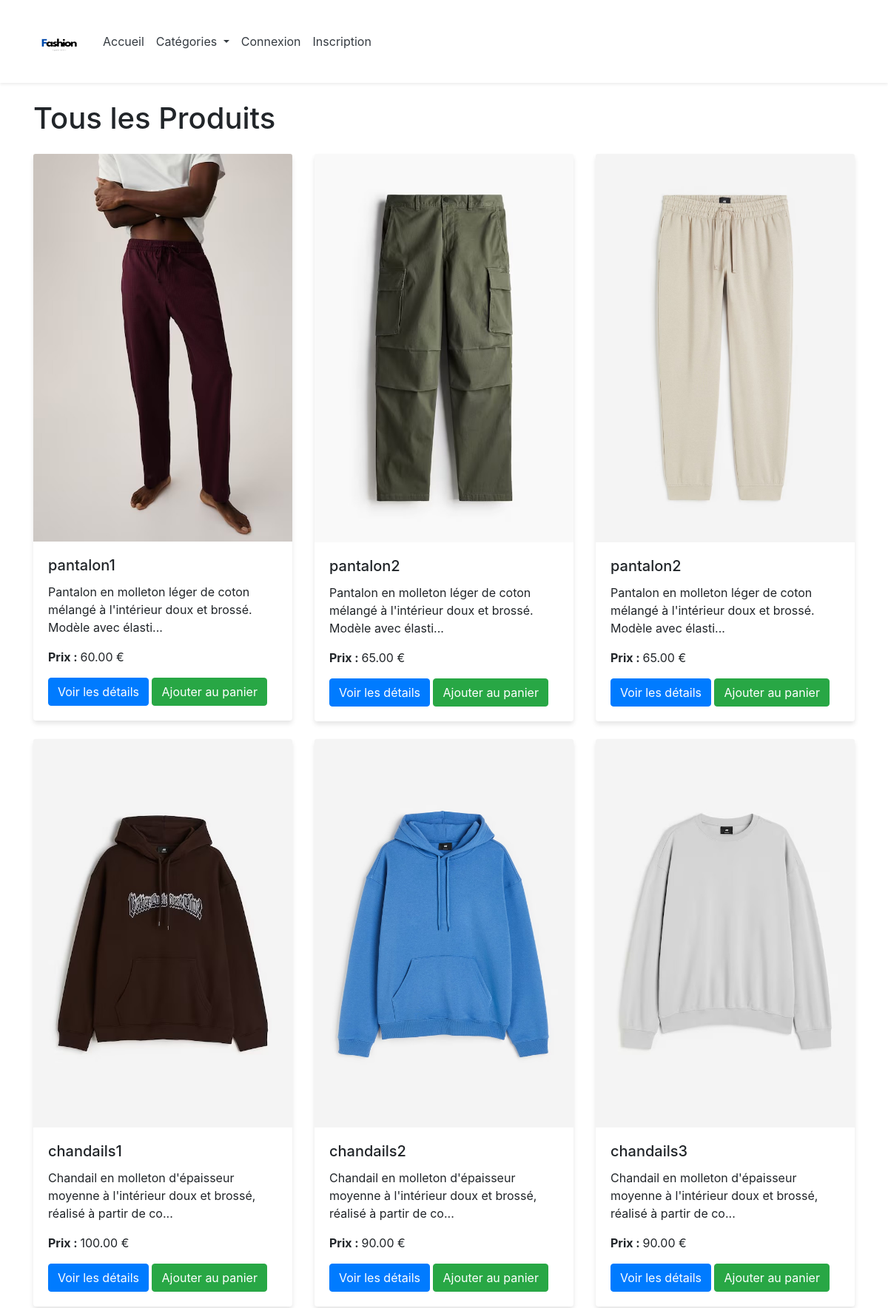
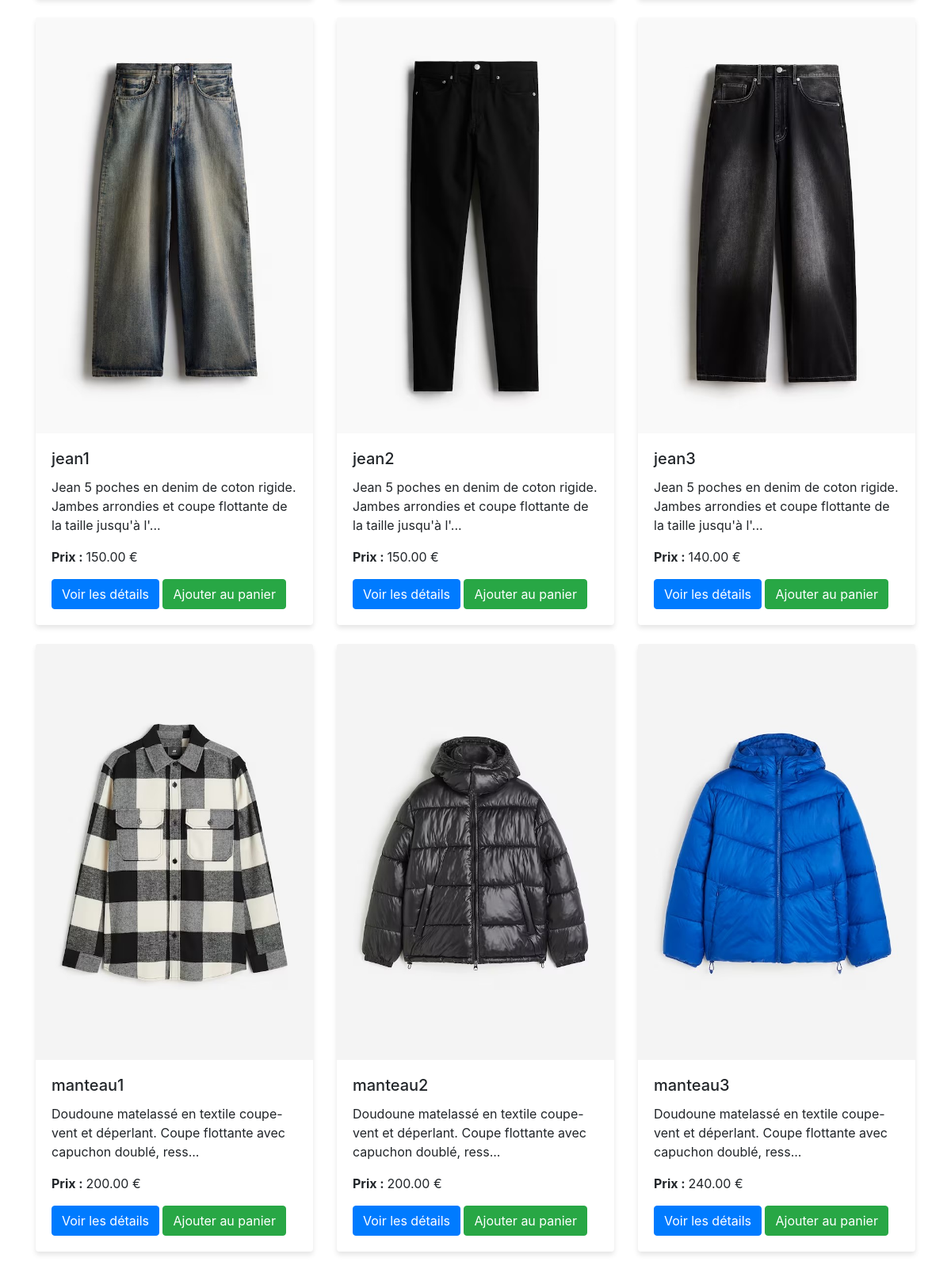
The page /index.php?action=view_all_products (upper part) on the database its author committed (2 pictures, top to bottom).
### tables this page shows
CREATE TABLE `products` (
  `product_id` int(11) NOT NULL,
  `category_id` int(11) DEFAULT NULL,
  `name` varchar(255) NOT NULL,
  `description` text DEFAULT NULL,
  `price` decimal(10,2) NOT NULL,
  `image` varchar(255) DEFAULT NULL,
  `created_at` timestamp NOT NULL DEFAULT current_timestamp()
);

### controllers/ProductController.php (called while the page is built, shortened)
<?php
require_once 'models/Product.php';
class ProductController {
    private $productModel;
    public function __construct($db) {
        $this->productModel = new Product($db);
    }
    public function viewAllProducts() {
        $products = $this->productModel->getAllProducts();
        include 'views/product/all.php';
    }
}
?>

### models/Product.php (called while the page is built, shortened)
<?php
class Product {
    private $db;
    public function __construct($db) {
        $this->db = $db;
    }
    public function getAllProducts() {
        $query = "
            SELECT
                p.product_id,
                p.name AS name,
                p.description AS description,
                p.price AS price,
                p.image AS image,
                c.name AS category_name
            FROM products p
            JOIN categories c ON p.category_id = c.category_id
        ";
        $stmt = $this->db->prepare($query);
        $stmt->execute();
        return $stmt->fetchAll(PDO::FETCH_ASSOC);
    }
}
?>

### views/product/all.php (the view, shortened to what this page needs)
<!DOCTYPE html>
<html lang="fr">
<head>
    <link rel="stylesheet" href="https://stackpath.bootstrapcdn.com/bootstrap/4.5.2/css/bootstrap.min.css">
</head>
<body>
    <div class="container mt-4">
        <h1 class="mb-4">Tous les Produits</h1>
        <div class="row">
            <?php foreach ($products as $product): ?>
                <div class="col-md-4">
                    <div class="card mb-4">
                        <img src="<?= htmlspecialchars($product['image']); ?>" class="card-img-top" alt="<?= htmlspecialchars($product['name']); ?>">
                        <div class="card-body">
                            <h5 class="card-title"><?= htmlspecialchars($product['name']); ?></h5>
                            <p class="card-text">
                                <?= htmlspecialchars(strlen($product['description']) > 100
                                    ? substr($product['description'], 0, 100) . '...'
                                    : $product['description']); ?>
                            </p>
                            <p class="card-text"><strong>Prix : </strong><?= htmlspecialchars($product['price']); ?> €</p>
                            <a href="index.php?action=view_product&id=<?= $product['product_id']; ?>" class="btn btn-primary">Voir les détails</a>
                            <?php if (!isset($_SESSION['role']) || $_SESSION['role'] !== 'admin'): ?>
                                <form action="index.php?action=add_to_cart" method="POST" class="d-inline">
                                    <button type="submit" class="btn btn-success">Ajouter au panier</button>
                                </form>
                            <?php endif; ?>
                        </div>
                    </div>
                </div>
            <?php endforeach; ?>
        </div>
    </div>
    <?php include 'views/shared/footer.php'; ?>
</body>
</html>

### views/product/all.php (style rules this page uses)
.card { border: none; box-shadow: 0 4px 6px rgba(0, 0, 0, 0.1); transition: transform 0.2s, box-shadow 0.2s; }

### rows shown on the page
products: image (picture), name "pantalon1", description "Pantalon en molleton léger de coton mélangé à l'intérieur doux et brossé. Modèle avec élasti...", price "60.00"
products: image (picture), name "pantalon2", description "Pantalon en molleton léger de coton mélangé à l'intérieur doux et brossé. Modèle avec élasti...", price "65.00"
products: image (picture), name "pantalon2", description "Pantalon en molleton léger de coton mélangé à l'intérieur doux et brossé. Modèle avec élasti...", price "65.00"
products: image (picture), name "chandails1", description "Chandail en molleton d'épaisseur moyenne à l'intérieur doux et brossé, réalisé à partir de co...", price "100.00"
products: image (picture), name "chandails2", description "Chandail en molleton d'épaisseur moyenne à l'intérieur doux et brossé, réalisé à partir de co...", price "90.00"
products: image (picture), name "chandails3", description "Chandail en molleton d'épaisseur moyenne à l'intérieur doux et brossé, réalisé à partir de co...", price "90.00"
products: image (picture), name "jean1", description "Jean 5 poches en denim de coton rigide. Jambes arrondies et coupe flottante de la taille jusqu'à l'...", price "150.00"
products: image (picture), name "jean2", description "Jean 5 poches en denim de coton rigide. Jambes arrondies et coupe flottante de la taille jusqu'à l'...", price "150.00"
products: image (picture), name "jean3", description "Jean 5 poches en denim de coton rigide. Jambes arrondies et coupe flottante de la taille jusqu'à l'...", price "140.00"
products: image (picture), name "manteau1", description "Doudoune matelassé en textile coupe-vent et déperlant. Coupe flottante avec capuchon doublé, ress...", price "200.00"
products: image (picture), name "manteau2", description "Doudoune matelassé en textile coupe-vent et déperlant. Coupe flottante avec capuchon doublé, ress...", price "200.00"
products: image (picture), name "manteau3", description "Doudoune matelassé en textile coupe-vent et déperlant. Coupe flottante avec capuchon doublé, ress...", price "240.00"
